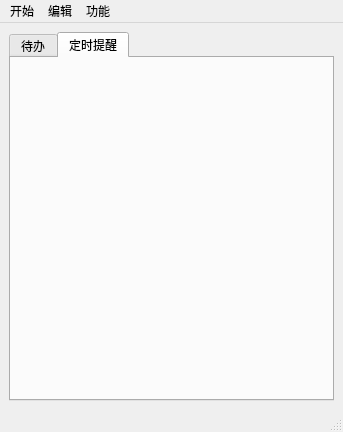
<?xml version="1.0" encoding="UTF-8"?>
<ui version="4.0">
 <class>MainWindow</class>
 <widget class="QMainWindow" name="MainWindow">
  <property name="geometry">
   <rect>
    <x>0</x>
    <y>0</y>
    <width>343</width>
    <height>432</height>
   </rect>
  </property>
  <property name="windowTitle">
   <string>MainWindow</string>
  </property>
  <widget class="QWidget" name="centralwidget">
   <layout class="QVBoxLayout" name="verticalLayout_2">
    <item>
     <widget class="QTabWidget" name="tabWidget">
      <property name="currentIndex">
       <number>1</number>
      </property>
      <widget class="QWidget" name="tab_todo">
       <attribute name="title">
        <string>待办</string>
       </attribute>
       <layout class="QVBoxLayout" name="verticalLayout">
        <item>
         <widget class="ToDoList" name="widget_toDoList" native="true"/>
        </item>
       </layout>
      </widget>
      <widget class="QWidget" name="tab_timer">
       <attribute name="title">
        <string>定时提醒</string>
       </attribute>
       <layout class="QVBoxLayout" name="verticalLayout_3">
        <item>
         <widget class="Timer" name="widget_timer" native="true">
          <property name="sizePolicy">
           <sizepolicy hsizetype="Preferred" vsizetype="Fixed">
            <horstretch>0</horstretch>
            <verstretch>0</verstretch>
           </sizepolicy>
          </property>
         </widget>
        </item>
       </layout>
      </widget>
     </widget>
    </item>
   </layout>
  </widget>
  <widget class="QMenuBar" name="menubar">
   <property name="geometry">
    <rect>
     <x>0</x>
     <y>0</y>
     <width>343</width>
     <height>20</height>
    </rect>
   </property>
   <widget class="QMenu" name="menuStart">
    <property name="title">
     <string>开始</string>
    </property>
   </widget>
   <widget class="QMenu" name="menuEdit">
    <property name="title">
     <string>编辑</string>
    </property>
   </widget>
   <widget class="QMenu" name="menuFunc">
    <property name="title">
     <string>功能</string>
    </property>
   </widget>
   <addaction name="menuStart"/>
   <addaction name="menuEdit"/>
   <addaction name="menuFunc"/>
  </widget>
  <widget class="QStatusBar" name="statusbar"/>
 </widget>
 <customwidgets>
  <customwidget>
   <class>ToDoList</class>
   <extends>QWidget</extends>
   <header>todolist.h</header>
   <container>1</container>
  </customwidget>
  <customwidget>
   <class>Timer</class>
   <extends>QWidget</extends>
   <header>timer.h</header>
   <container>1</container>
  </customwidget>
 </customwidgets>
 <resources/>
 <connections/>
</ui>
